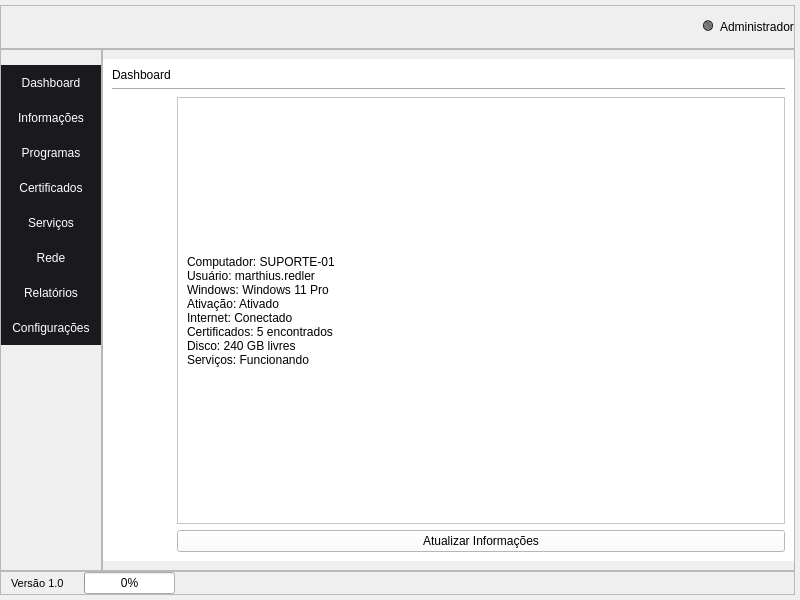
<?xml version="1.0" encoding="UTF-8"?>
<ui version="4.0">
 <class>MainWindow</class>
 <widget class="QMainWindow" name="MainWindow">
  <property name="geometry">
   <rect>
    <x>0</x>
    <y>0</y>
    <width>800</width>
    <height>600</height>
   </rect>
  </property>
  <property name="windowTitle">
   <string>MainWindow</string>
  </property>
  <property name="styleSheet">
   <string notr="true">*{
	background-color: rgb(25, 25, 35);
	color: rgb(255, 255, 255);
	font: 8pt &quot;Microsoft Sans Serif&quot;;
}

/*
QFrame {
	border: 1px solid red;
}
*/

QStackedWidget {
	border-radius: 100px;
}

QStackedWidget &gt; QWidget{
	background-color: rgb(255, 255, 255);
	border-radius: 4px;
}</string>
  </property>
  <widget class="QWidget" name="centralwidget">
   <property name="styleSheet">
    <string notr="true"/>
   </property>
   <layout class="QGridLayout" name="gridLayout">
    <property name="leftMargin">
     <number>0</number>
    </property>
    <property name="topMargin">
     <number>5</number>
    </property>
    <property name="rightMargin">
     <number>5</number>
    </property>
    <property name="bottomMargin">
     <number>5</number>
    </property>
    <property name="spacing">
     <number>0</number>
    </property>
    <item row="0" column="0" colspan="2">
     <widget class="QFrame" name="frame">
      <property name="sizePolicy">
       <sizepolicy hsizetype="Preferred" vsizetype="Maximum">
        <horstretch>0</horstretch>
        <verstretch>0</verstretch>
       </sizepolicy>
      </property>
      <property name="styleSheet">
       <string notr="true">QLabel#logo{
	image: url(:/img/img/logo.png);
}</string>
      </property>
      <property name="frameShape">
       <enum>QFrame::StyledPanel</enum>
      </property>
      <property name="frameShadow">
       <enum>QFrame::Raised</enum>
      </property>
      <layout class="QGridLayout" name="gridLayout_3">
       <property name="leftMargin">
        <number>0</number>
       </property>
       <property name="topMargin">
        <number>0</number>
       </property>
       <property name="rightMargin">
        <number>0</number>
       </property>
       <property name="bottomMargin">
        <number>0</number>
       </property>
       <item row="0" column="3">
        <widget class="QLabel" name="user">
         <property name="styleSheet">
          <string notr="true">font: 10pt &quot;Consolas&quot;;</string>
         </property>
         <property name="text">
          <string>Administrador</string>
         </property>
        </widget>
       </item>
       <item row="0" column="0">
        <widget class="QLabel" name="logo">
         <property name="sizePolicy">
          <sizepolicy hsizetype="Preferred" vsizetype="Preferred">
           <horstretch>0</horstretch>
           <verstretch>0</verstretch>
          </sizepolicy>
         </property>
         <property name="minimumSize">
          <size>
           <width>150</width>
           <height>42</height>
          </size>
         </property>
         <property name="font">
          <font>
           <family>Microsoft Sans Serif</family>
           <pointsize>8</pointsize>
           <weight>50</weight>
           <italic>false</italic>
           <bold>false</bold>
           <kerning>true</kerning>
          </font>
         </property>
         <property name="autoFillBackground">
          <bool>false</bool>
         </property>
         <property name="styleSheet">
          <string notr="true"/>
         </property>
         <property name="frameShape">
          <enum>QFrame::NoFrame</enum>
         </property>
         <property name="text">
          <string>&lt;html&gt;&lt;head/&gt;&lt;body&gt;&lt;p&gt;&lt;br/&gt;&lt;/p&gt;&lt;/body&gt;&lt;/html&gt;</string>
         </property>
         <property name="textFormat">
          <enum>Qt::RichText</enum>
         </property>
         <property name="scaledContents">
          <bool>false</bool>
         </property>
         <property name="alignment">
          <set>Qt::AlignCenter</set>
         </property>
         <property name="wordWrap">
          <bool>false</bool>
         </property>
        </widget>
       </item>
       <item row="0" column="1">
        <spacer name="horizontalSpacer">
         <property name="orientation">
          <enum>Qt::Horizontal</enum>
         </property>
         <property name="sizeHint" stdset="0">
          <size>
           <width>670</width>
           <height>20</height>
          </size>
         </property>
        </spacer>
       </item>
       <item row="0" column="2">
        <widget class="QLabel" name="label_6">
         <property name="text">
          <string>🟢</string>
         </property>
        </widget>
       </item>
      </layout>
     </widget>
    </item>
    <item row="2" column="0" colspan="2">
     <widget class="QFrame" name="frame_2">
      <property name="sizePolicy">
       <sizepolicy hsizetype="Preferred" vsizetype="Maximum">
        <horstretch>0</horstretch>
        <verstretch>0</verstretch>
       </sizepolicy>
      </property>
      <property name="minimumSize">
       <size>
        <width>0</width>
        <height>8</height>
       </size>
      </property>
      <property name="layoutDirection">
       <enum>Qt::LeftToRight</enum>
      </property>
      <property name="frameShape">
       <enum>QFrame::StyledPanel</enum>
      </property>
      <property name="frameShadow">
       <enum>QFrame::Raised</enum>
      </property>
      <layout class="QGridLayout" name="gridLayout_4">
       <property name="leftMargin">
        <number>10</number>
       </property>
       <property name="topMargin">
        <number>0</number>
       </property>
       <property name="rightMargin">
        <number>10</number>
       </property>
       <property name="bottomMargin">
        <number>0</number>
       </property>
       <property name="horizontalSpacing">
        <number>20</number>
       </property>
       <property name="verticalSpacing">
        <number>0</number>
       </property>
       <item row="0" column="2">
        <spacer name="horizontalSpacer_2">
         <property name="orientation">
          <enum>Qt::Horizontal</enum>
         </property>
         <property name="sizeHint" stdset="0">
          <size>
           <width>713</width>
           <height>20</height>
          </size>
         </property>
        </spacer>
       </item>
       <item row="0" column="0">
        <widget class="QLabel" name="label_2">
         <property name="font">
          <font>
           <family>Microsoft Sans Serif</family>
           <pointsize>8</pointsize>
           <weight>50</weight>
           <italic>false</italic>
           <bold>false</bold>
          </font>
         </property>
         <property name="text">
          <string>Versão 1.0</string>
         </property>
        </widget>
       </item>
       <item row="0" column="1">
        <widget class="QProgressBar" name="progressBar">
         <property name="value">
          <number>0</number>
         </property>
         <property name="orientation">
          <enum>Qt::Horizontal</enum>
         </property>
         <property name="invertedAppearance">
          <bool>false</bool>
         </property>
        </widget>
       </item>
      </layout>
     </widget>
    </item>
    <item row="1" column="0">
     <widget class="QFrame" name="frame_3">
      <property name="styleSheet">
       <string notr="true">*{
	margin: 0px;
	padding:0px;
}

QPushButton {
	height: 35px;
	width: 100px;
	border: none;
	color: rgb(255, 255, 255);
	background-color:rgb(25, 25, 30);
	text-align: center;
}

QPushButton::hover{
	background-color: rgb(50, 50, 60);
	border-bottom: 2px solid rgb(220, 220, 220);
}
QPushButton::pressed{
	background-color: rgb(220, 220, 220);
	font-style: bold;
	color: rgb(0, 0, 0);
	border-bottom: 2px solid rgb(50, 50, 60);
}</string>
      </property>
      <property name="frameShape">
       <enum>QFrame::StyledPanel</enum>
      </property>
      <property name="frameShadow">
       <enum>QFrame::Raised</enum>
      </property>
      <layout class="QGridLayout" name="gridLayout_2">
       <property name="leftMargin">
        <number>0</number>
       </property>
       <property name="topMargin">
        <number>15</number>
       </property>
       <property name="rightMargin">
        <number>0</number>
       </property>
       <property name="bottomMargin">
        <number>5</number>
       </property>
       <property name="spacing">
        <number>0</number>
       </property>
       <item row="8" column="1">
        <widget class="QPushButton" name="pushButton_7">
         <property name="text">
          <string>Configurações</string>
         </property>
        </widget>
       </item>
       <item row="5" column="1" colspan="2">
        <widget class="QPushButton" name="pushButton_5">
         <property name="text">
          <string>Serviços</string>
         </property>
        </widget>
       </item>
       <item row="7" column="1" colspan="2">
        <widget class="QPushButton" name="pushButton_8">
         <property name="text">
          <string>Relatórios</string>
         </property>
        </widget>
       </item>
       <item row="10" column="1" colspan="2">
        <spacer name="verticalSpacer">
         <property name="orientation">
          <enum>Qt::Vertical</enum>
         </property>
         <property name="sizeHint" stdset="0">
          <size>
           <width>20</width>
           <height>40</height>
          </size>
         </property>
        </spacer>
       </item>
       <item row="6" column="1" colspan="2">
        <widget class="QPushButton" name="pushButton_6">
         <property name="text">
          <string>Rede</string>
         </property>
        </widget>
       </item>
       <item row="4" column="1" colspan="2">
        <widget class="QPushButton" name="pushButton_4">
         <property name="text">
          <string>Certificados</string>
         </property>
        </widget>
       </item>
       <item row="0" column="1" colspan="2">
        <widget class="QPushButton" name="pushButton_2">
         <property name="text">
          <string>Dashboard</string>
         </property>
         <property name="flat">
          <bool>false</bool>
         </property>
        </widget>
       </item>
       <item row="3" column="1" colspan="2">
        <widget class="QPushButton" name="pushButton">
         <property name="text">
          <string>Programas</string>
         </property>
        </widget>
       </item>
       <item row="1" column="1" colspan="2">
        <widget class="QPushButton" name="pushButton_3">
         <property name="text">
          <string>Informações</string>
         </property>
        </widget>
       </item>
      </layout>
     </widget>
    </item>
    <item row="1" column="1">
     <widget class="QFrame" name="frame_4">
      <property name="sizePolicy">
       <sizepolicy hsizetype="MinimumExpanding" vsizetype="Preferred">
        <horstretch>0</horstretch>
        <verstretch>0</verstretch>
       </sizepolicy>
      </property>
      <property name="styleSheet">
       <string notr="true"/>
      </property>
      <property name="frameShape">
       <enum>QFrame::StyledPanel</enum>
      </property>
      <property name="frameShadow">
       <enum>QFrame::Raised</enum>
      </property>
      <layout class="QGridLayout" name="gridLayout_5">
       <property name="leftMargin">
        <number>0</number>
       </property>
       <property name="rightMargin">
        <number>0</number>
       </property>
       <property name="bottomMargin">
        <number>9</number>
       </property>
       <property name="horizontalSpacing">
        <number>5</number>
       </property>
       <property name="verticalSpacing">
        <number>0</number>
       </property>
       <item row="1" column="0">
        <widget class="QStackedWidget" name="stackedWidget">
         <property name="sizePolicy">
          <sizepolicy hsizetype="Expanding" vsizetype="Preferred">
           <horstretch>0</horstretch>
           <verstretch>0</verstretch>
          </sizepolicy>
         </property>
         <property name="styleSheet">
          <string notr="true">*{
	
	color: rgb(0, 0, 0);
	background-color: rgb(255, 255, 255);
}</string>
         </property>
         <property name="currentIndex">
          <number>0</number>
         </property>
         <widget class="QWidget" name="page_dashboard">
          <layout class="QGridLayout" name="gridLayout_20">
           <item row="0" column="0">
            <widget class="QLabel" name="label_31">
             <property name="text">
              <string>Dashboard</string>
             </property>
            </widget>
           </item>
           <item row="1" column="0" colspan="2">
            <widget class="Line" name="line_8">
             <property name="orientation">
              <enum>Qt::Horizontal</enum>
             </property>
            </widget>
           </item>
           <item row="2" column="1">
            <widget class="QFrame" name="frame_7">
             <property name="frameShape">
              <enum>QFrame::StyledPanel</enum>
             </property>
             <property name="frameShadow">
              <enum>QFrame::Raised</enum>
             </property>
             <layout class="QGridLayout" name="gridLayout_19">
              <item row="0" column="0">
               <widget class="QLabel" name="label_32">
                <property name="sizePolicy">
                 <sizepolicy hsizetype="MinimumExpanding" vsizetype="MinimumExpanding">
                  <horstretch>0</horstretch>
                  <verstretch>0</verstretch>
                 </sizepolicy>
                </property>
                <property name="text">
                 <string>Computador: SUPORTE-01
Usuário: marthius.redler
Windows: Windows 11 Pro
Ativação: Ativado
Internet: Conectado
Certificados: 5 encontrados
Disco: 240 GB livres
Serviços: Funcionando</string>
                </property>
                <property name="wordWrap">
                 <bool>true</bool>
                </property>
               </widget>
              </item>
             </layout>
            </widget>
           </item>
           <item row="3" column="1">
            <widget class="QPushButton" name="pushButton_24">
             <property name="text">
              <string>Atualizar Informações</string>
             </property>
            </widget>
           </item>
          </layout>
         </widget>
         <widget class="QWidget" name="page_info">
          <layout class="QGridLayout" name="gridLayout_15">
           <item row="0" column="0">
            <widget class="QLabel" name="label_27">
             <property name="text">
              <string>Informações</string>
             </property>
            </widget>
           </item>
           <item row="1" column="0">
            <widget class="Line" name="line_7">
             <property name="orientation">
              <enum>Qt::Horizontal</enum>
             </property>
            </widget>
           </item>
           <item row="2" column="0">
            <widget class="QTabWidget" name="tabWidget">
             <property name="currentIndex">
              <number>2</number>
             </property>
             <widget class="QWidget" name="system_tab">
              <attribute name="title">
               <string>Sistema</string>
              </attribute>
              <layout class="QGridLayout" name="gridLayout_16">
               <item row="0" column="0">
                <widget class="QLabel" name="label_28">
                 <property name="text">
                  <string>Nome do computador

Fabricante

Modelo

Número de série

Versão do Windows</string>
                 </property>
                 <property name="wordWrap">
                  <bool>true</bool>
                 </property>
                </widget>
               </item>
              </layout>
             </widget>
             <widget class="QWidget" name="hardware_tab">
              <attribute name="title">
               <string>Hardware</string>
              </attribute>
              <layout class="QGridLayout" name="gridLayout_17">
               <item row="0" column="0">
                <widget class="QLabel" name="label_29">
                 <property name="text">
                  <string>CPU

RAM

Disco

Capacidade

Espaço livre

Espaço utilizado</string>
                 </property>
                 <property name="wordWrap">
                  <bool>true</bool>
                 </property>
                </widget>
               </item>
              </layout>
             </widget>
             <widget class="QWidget" name="network_tab">
              <attribute name="title">
               <string>Rede</string>
              </attribute>
              <layout class="QGridLayout" name="gridLayout_18">
               <item row="0" column="0">
                <widget class="QLabel" name="label_30">
                 <property name="text">
                  <string>Adaptadores

Gateway

DNS</string>
                 </property>
                 <property name="wordWrap">
                  <bool>true</bool>
                 </property>
                </widget>
               </item>
              </layout>
             </widget>
            </widget>
           </item>
          </layout>
         </widget>
         <widget class="QWidget" name="page_programs">
          <layout class="QGridLayout" name="gridLayout_13">
           <item row="0" column="0">
            <widget class="QLabel" name="label_25">
             <property name="text">
              <string>Programas</string>
             </property>
            </widget>
           </item>
           <item row="1" column="0" colspan="2">
            <widget class="Line" name="line_6">
             <property name="orientation">
              <enum>Qt::Horizontal</enum>
             </property>
            </widget>
           </item>
           <item row="2" column="0" colspan="2">
            <widget class="QScrollArea" name="scrollArea_2">
             <property name="verticalScrollBarPolicy">
              <enum>Qt::ScrollBarAlwaysOn</enum>
             </property>
             <property name="horizontalScrollBarPolicy">
              <enum>Qt::ScrollBarAlwaysOff</enum>
             </property>
             <property name="widgetResizable">
              <bool>true</bool>
             </property>
             <widget class="QWidget" name="scrollAreaWidgetContents_2">
              <property name="geometry">
               <rect>
                <x>0</x>
                <y>0</y>
                <width>654</width>
                <height>434</height>
               </rect>
              </property>
              <layout class="QGridLayout" name="gridLayout_14">
               <item row="0" column="0">
                <widget class="QLabel" name="label_26">
                 <property name="text">
                  <string>Google Chorme

Adobe Acrobat

SafeSign

Edge

</string>
                 </property>
                 <property name="wordWrap">
                  <bool>true</bool>
                 </property>
                </widget>
               </item>
              </layout>
             </widget>
            </widget>
           </item>
           <item row="3" column="0" colspan="2">
            <widget class="QPushButton" name="pushButton_23">
             <property name="text">
              <string>Exportar .txt</string>
             </property>
            </widget>
           </item>
          </layout>
         </widget>
         <widget class="QWidget" name="page_certificates">
          <layout class="QGridLayout" name="gridLayout_12">
           <item row="0" column="0">
            <widget class="QLabel" name="label_24">
             <property name="text">
              <string>Certificados</string>
             </property>
            </widget>
           </item>
           <item row="1" column="0">
            <widget class="Line" name="line_5">
             <property name="orientation">
              <enum>Qt::Horizontal</enum>
             </property>
            </widget>
           </item>
           <item row="2" column="0" colspan="2">
            <widget class="QTableWidget" name="tableWidget">
             <attribute name="horizontalHeaderCascadingSectionResizes">
              <bool>false</bool>
             </attribute>
             <column>
              <property name="text">
               <string>Nome</string>
              </property>
             </column>
             <column>
              <property name="text">
               <string>Emissor</string>
              </property>
             </column>
             <column>
              <property name="text">
               <string>Validade</string>
              </property>
             </column>
             <column>
              <property name="text">
               <string>Chave Privada</string>
              </property>
             </column>
             <column>
              <property name="text">
               <string>Serial</string>
              </property>
             </column>
            </widget>
           </item>
           <item row="3" column="0">
            <widget class="QPushButton" name="pushButton_21">
             <property name="text">
              <string>Atualizar</string>
             </property>
            </widget>
           </item>
           <item row="3" column="1">
            <widget class="QPushButton" name="pushButton_22">
             <property name="text">
              <string>Exportar .txt</string>
             </property>
            </widget>
           </item>
          </layout>
         </widget>
         <widget class="QWidget" name="page_services">
          <layout class="QGridLayout" name="gridLayout_11">
           <item row="2" column="2">
            <widget class="QFrame" name="frame_6">
             <property name="frameShape">
              <enum>QFrame::StyledPanel</enum>
             </property>
             <property name="frameShadow">
              <enum>QFrame::Raised</enum>
             </property>
             <layout class="QGridLayout" name="gridLayout_10">
              <item row="1" column="0">
               <widget class="QLabel" name="label_20">
                <property name="sizePolicy">
                 <sizepolicy hsizetype="Maximum" vsizetype="Preferred">
                  <horstretch>0</horstretch>
                  <verstretch>0</verstretch>
                 </sizepolicy>
                </property>
                <property name="text">
                 <string>🟢</string>
                </property>
               </widget>
              </item>
              <item row="1" column="1">
               <widget class="QLabel" name="label_21">
                <property name="text">
                 <string>Parado</string>
                </property>
               </widget>
              </item>
              <item row="2" column="0">
               <widget class="QLabel" name="label_22">
                <property name="sizePolicy">
                 <sizepolicy hsizetype="Maximum" vsizetype="Preferred">
                  <horstretch>0</horstretch>
                  <verstretch>0</verstretch>
                 </sizepolicy>
                </property>
                <property name="text">
                 <string>🟢</string>
                </property>
               </widget>
              </item>
              <item row="2" column="1">
               <widget class="QLabel" name="label_23">
                <property name="text">
                 <string>Executando</string>
                </property>
               </widget>
              </item>
              <item row="3" column="0" colspan="2">
               <widget class="QPushButton" name="pushButton_17">
                <property name="text">
                 <string>Iniciar</string>
                </property>
               </widget>
              </item>
              <item row="4" column="0" colspan="2">
               <widget class="QPushButton" name="pushButton_18">
                <property name="text">
                 <string>Parar</string>
                </property>
               </widget>
              </item>
              <item row="5" column="0" colspan="2">
               <widget class="QPushButton" name="pushButton_19">
                <property name="text">
                 <string>Reiniciar</string>
                </property>
               </widget>
              </item>
              <item row="6" column="0" colspan="2">
               <widget class="QPushButton" name="pushButton_20">
                <property name="text">
                 <string>Automatico</string>
                </property>
               </widget>
              </item>
              <item row="0" column="0" colspan="2">
               <widget class="QLabel" name="label_19">
                <property name="text">
                 <string>Propagação de Certificados</string>
                </property>
               </widget>
              </item>
             </layout>
            </widget>
           </item>
           <item row="2" column="1">
            <widget class="QFrame" name="frame_5">
             <property name="frameShape">
              <enum>QFrame::StyledPanel</enum>
             </property>
             <property name="frameShadow">
              <enum>QFrame::Raised</enum>
             </property>
             <layout class="QGridLayout" name="gridLayout_9">
              <item row="0" column="0" colspan="2">
               <widget class="QLabel" name="label_14">
                <property name="text">
                 <string>Cartão Inteligente</string>
                </property>
               </widget>
              </item>
              <item row="6" column="0" colspan="2">
               <widget class="QPushButton" name="pushButton_16">
                <property name="text">
                 <string>Automatico</string>
                </property>
               </widget>
              </item>
              <item row="2" column="0">
               <widget class="QLabel" name="label_16">
                <property name="sizePolicy">
                 <sizepolicy hsizetype="Maximum" vsizetype="Preferred">
                  <horstretch>0</horstretch>
                  <verstretch>0</verstretch>
                 </sizepolicy>
                </property>
                <property name="text">
                 <string>🟢</string>
                </property>
               </widget>
              </item>
              <item row="3" column="0" colspan="2">
               <widget class="QPushButton" name="pushButton_13">
                <property name="text">
                 <string>Iniciar</string>
                </property>
               </widget>
              </item>
              <item row="4" column="0" colspan="2">
               <widget class="QPushButton" name="pushButton_14">
                <property name="text">
                 <string>Parar</string>
                </property>
               </widget>
              </item>
              <item row="2" column="1">
               <widget class="QLabel" name="label_18">
                <property name="text">
                 <string>Executando</string>
                </property>
               </widget>
              </item>
              <item row="1" column="0">
               <widget class="QLabel" name="label_15">
                <property name="sizePolicy">
                 <sizepolicy hsizetype="Maximum" vsizetype="Preferred">
                  <horstretch>0</horstretch>
                  <verstretch>0</verstretch>
                 </sizepolicy>
                </property>
                <property name="text">
                 <string>🟢</string>
                </property>
               </widget>
              </item>
              <item row="1" column="1">
               <widget class="QLabel" name="label_17">
                <property name="text">
                 <string>Parado</string>
                </property>
               </widget>
              </item>
              <item row="5" column="0" colspan="2">
               <widget class="QPushButton" name="pushButton_15">
                <property name="text">
                 <string>Reiniciar</string>
                </property>
               </widget>
              </item>
             </layout>
            </widget>
           </item>
           <item row="3" column="1">
            <spacer name="verticalSpacer_5">
             <property name="orientation">
              <enum>Qt::Vertical</enum>
             </property>
             <property name="sizeHint" stdset="0">
              <size>
               <width>20</width>
               <height>40</height>
              </size>
             </property>
            </spacer>
           </item>
           <item row="1" column="1" colspan="2">
            <widget class="Line" name="line_4">
             <property name="orientation">
              <enum>Qt::Horizontal</enum>
             </property>
            </widget>
           </item>
           <item row="0" column="1" colspan="2">
            <widget class="QLabel" name="label_13">
             <property name="text">
              <string>Serviços</string>
             </property>
            </widget>
           </item>
          </layout>
         </widget>
         <widget class="QWidget" name="page_network">
          <layout class="QGridLayout" name="gridLayout_8">
           <item row="5" column="0">
            <spacer name="verticalSpacer_4">
             <property name="orientation">
              <enum>Qt::Vertical</enum>
             </property>
             <property name="sizeHint" stdset="0">
              <size>
               <width>20</width>
               <height>173</height>
              </size>
             </property>
            </spacer>
           </item>
           <item row="2" column="0">
            <widget class="QPushButton" name="pushButton_10">
             <property name="text">
              <string>Teste de Internet</string>
             </property>
            </widget>
           </item>
           <item row="1" column="0" colspan="3">
            <widget class="Line" name="line_3">
             <property name="orientation">
              <enum>Qt::Horizontal</enum>
             </property>
            </widget>
           </item>
           <item row="0" column="0" colspan="3">
            <widget class="QLabel" name="label_10">
             <property name="text">
              <string>Rede</string>
             </property>
            </widget>
           </item>
           <item row="7" column="0" colspan="3">
            <widget class="QScrollArea" name="scrollArea">
             <property name="verticalScrollBarPolicy">
              <enum>Qt::ScrollBarAlwaysOn</enum>
             </property>
             <property name="horizontalScrollBarPolicy">
              <enum>Qt::ScrollBarAlwaysOff</enum>
             </property>
             <property name="widgetResizable">
              <bool>true</bool>
             </property>
             <widget class="QWidget" name="scrollAreaWidgetContents">
              <property name="geometry">
               <rect>
                <x>0</x>
                <y>0</y>
                <width>654</width>
                <height>421</height>
               </rect>
              </property>
              <layout class="QGridLayout" name="gridLayout_7">
               <item row="0" column="0">
                <widget class="QLabel" name="label_11">
                 <property name="text">
                  <string>Ping:

google.com

Tempo:

21 ms

Status:

SucessoPing:

google.com

Tempo:

21 ms

Status:

SucessoPing:

google.com

Tempo:

21 ms

Status:

Sucesso</string>
                 </property>
                 <property name="wordWrap">
                  <bool>true</bool>
                 </property>
                </widget>
               </item>
              </layout>
             </widget>
            </widget>
           </item>
           <item row="6" column="0" colspan="3">
            <widget class="QLabel" name="label_12">
             <property name="text">
              <string>Resultado</string>
             </property>
            </widget>
           </item>
           <item row="3" column="0">
            <widget class="QPushButton" name="pushButton_11">
             <property name="text">
              <string>Testar DNS</string>
             </property>
            </widget>
           </item>
           <item row="4" column="0">
            <widget class="QPushButton" name="pushButton_12">
             <property name="text">
              <string>Ping</string>
             </property>
            </widget>
           </item>
          </layout>
         </widget>
         <widget class="QWidget" name="page_logs">
          <layout class="QGridLayout" name="gridLayout_6">
           <item row="6" column="0">
            <spacer name="verticalSpacer_3">
             <property name="orientation">
              <enum>Qt::Vertical</enum>
             </property>
             <property name="sizeHint" stdset="0">
              <size>
               <width>20</width>
               <height>380</height>
              </size>
             </property>
            </spacer>
           </item>
           <item row="1" column="0" colspan="2">
            <widget class="Line" name="line_2">
             <property name="orientation">
              <enum>Qt::Horizontal</enum>
             </property>
            </widget>
           </item>
           <item row="5" column="0">
            <widget class="QPushButton" name="pushButton_9">
             <property name="text">
              <string>Gerar</string>
             </property>
            </widget>
           </item>
           <item row="3" column="0">
            <widget class="QLabel" name="label_8">
             <property name="text">
              <string>Nome do arquivo:</string>
             </property>
            </widget>
           </item>
           <item row="4" column="0">
            <widget class="QLineEdit" name="lineEdit"/>
           </item>
           <item row="2" column="0">
            <widget class="QLabel" name="label_7">
             <property name="text">
              <string>Gerar relatório completo</string>
             </property>
            </widget>
           </item>
           <item row="0" column="0">
            <widget class="QLabel" name="label_9">
             <property name="text">
              <string>Relatórios</string>
             </property>
            </widget>
           </item>
          </layout>
         </widget>
         <widget class="QWidget" name="page_configs">
          <layout class="QVBoxLayout" name="verticalLayout">
           <item>
            <widget class="QLabel" name="label">
             <property name="text">
              <string>Configurações</string>
             </property>
            </widget>
           </item>
           <item>
            <widget class="Line" name="line">
             <property name="orientation">
              <enum>Qt::Horizontal</enum>
             </property>
            </widget>
           </item>
           <item>
            <widget class="QLabel" name="label_3">
             <property name="text">
              <string>Tema:</string>
             </property>
            </widget>
           </item>
           <item>
            <widget class="QRadioButton" name="radioButton">
             <property name="text">
              <string>Claro</string>
             </property>
             <attribute name="buttonGroup">
              <string notr="true">theme_btnGroup</string>
             </attribute>
            </widget>
           </item>
           <item>
            <widget class="QRadioButton" name="radioButton_2">
             <property name="text">
              <string>Escuro</string>
             </property>
             <attribute name="buttonGroup">
              <string notr="true">theme_btnGroup</string>
             </attribute>
            </widget>
           </item>
           <item>
            <widget class="QLabel" name="label_4">
             <property name="text">
              <string>Pasta dos Logs:</string>
             </property>
            </widget>
           </item>
           <item>
            <widget class="QToolButton" name="toolButton">
             <property name="text">
              <string>...</string>
             </property>
            </widget>
           </item>
           <item>
            <widget class="QLabel" name="label_5">
             <property name="text">
              <string>Pasta dos Relatorios</string>
             </property>
            </widget>
           </item>
           <item>
            <widget class="QToolButton" name="toolButton_2">
             <property name="text">
              <string>...</string>
             </property>
            </widget>
           </item>
           <item>
            <spacer name="verticalSpacer_2">
             <property name="orientation">
              <enum>Qt::Vertical</enum>
             </property>
             <property name="sizeHint" stdset="0">
              <size>
               <width>20</width>
               <height>40</height>
              </size>
             </property>
            </spacer>
           </item>
          </layout>
         </widget>
        </widget>
       </item>
      </layout>
     </widget>
    </item>
   </layout>
  </widget>
 </widget>
 <resources>
  <include location="resource.qrc"/>
 </resources>
 <connections/>
 <buttongroups>
  <buttongroup name="theme_btnGroup"/>
 </buttongroups>
</ui>
